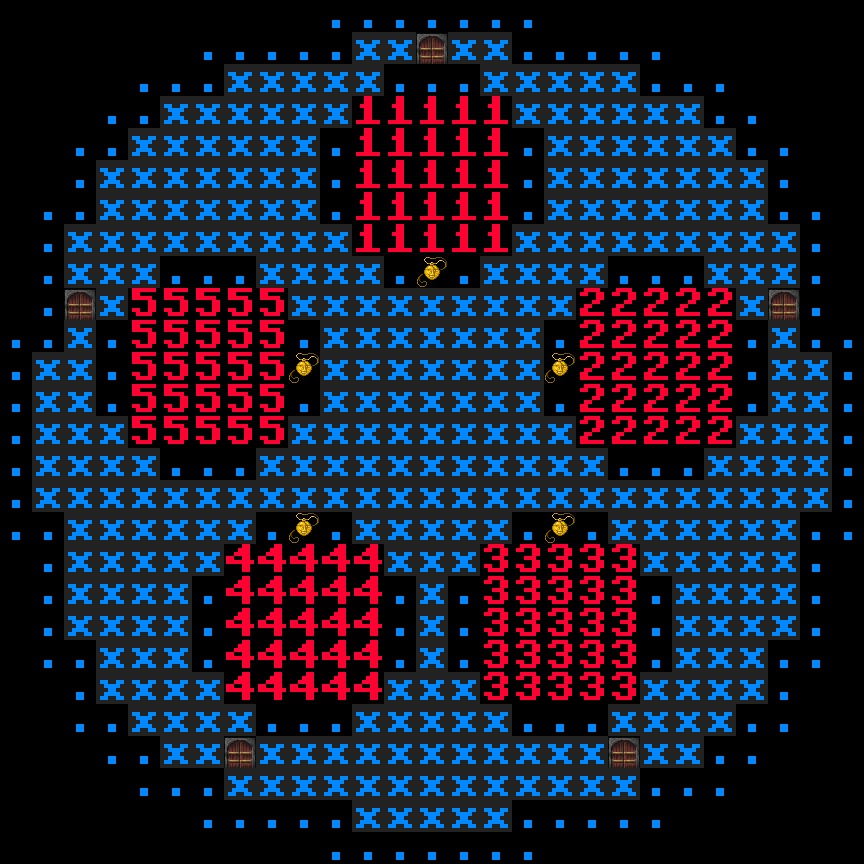

A level layout from a 2D game, rendered from its tile map. Below: a short description, then the map file with its tile-grid data intact:
An orthogonal 27x27 tile map with 32x32 px tiles, 3 tile layers (Tile Layer, Feature Layer, Tag Layer), 2 tilesets.

<map version="2017.05.26" orientation="orthogonal" renderorder="right-down" width="27" height="27" tilewidth="32" tileheight="32" backgroundcolor="#000000" nextobjectid="1">
 <properties>
  <property name="code">SUBVAULT:   1 : ee_5x5
SUBVAULT:   2 : ee_5x5
SUBVAULT:   3 : ee_5x5
SUBVAULT:   4 : ee_5x5
SUBVAULT:   5 : ee_5x5
: ee_setup(_G)</property>
  <property name="comment" value="Ripoff of dpeg_five_rooms_temple" />
  <property name="depth" value="Depths:2-, !Depths:$, Elf" />
  <property name="orient" value="float" />
  <property name="tags" value="transparent no_rotate" />
  <property name="weight" value="3" />
 </properties>
 <tileset firstgid="1" source="../tilesets/features.tsx" />
 <tileset firstgid="205" source="../tilesets/basic.tsx" />
 <layer name="Tile Layer" width="27" height="27">
  <data encoding="csv">
0,0,0,0,0,0,0,0,0,0,205,205,205,205,205,205,205,0,0,0,0,0,0,0,0,0,0,
0,0,0,0,0,0,205,205,205,205,205,206,206,121,206,206,205,205,205,205,205,0,0,0,0,0,0,
0,0,0,0,205,205,205,206,206,206,206,206,205,205,205,206,206,206,206,206,205,205,205,0,0,0,0,
0,0,0,205,205,206,206,206,206,206,206,28,28,28,28,28,206,206,206,206,206,206,205,205,0,0,0,
0,0,205,205,206,206,206,206,206,206,205,28,28,28,28,28,205,206,206,206,206,206,206,205,205,0,0,
0,0,205,206,206,206,206,206,206,206,205,28,28,28,28,28,205,206,206,206,206,206,206,206,205,0,0,
0,205,205,206,206,206,206,206,206,206,205,28,28,28,28,28,205,206,206,206,206,206,206,206,205,205,0,
0,205,206,206,206,206,206,206,206,206,206,28,28,28,28,28,206,206,206,206,206,206,206,206,206,205,0,
0,205,206,206,206,205,205,205,206,206,206,206,205,15,205,206,206,206,206,205,205,205,206,206,206,205,0,
0,205,121,206,32,32,32,32,32,206,206,206,206,206,206,206,206,206,29,29,29,29,29,206,121,205,0,
205,205,206,205,32,32,32,32,32,205,206,206,206,206,206,206,206,205,29,29,29,29,29,205,206,205,205,
205,206,206,205,32,32,32,32,32,15,206,206,206,206,206,206,206,15,29,29,29,29,29,205,206,206,205,
205,206,206,205,32,32,32,32,32,205,206,206,206,206,206,206,206,205,29,29,29,29,29,205,206,206,205,
205,206,206,206,32,32,32,32,32,206,206,206,206,206,206,206,206,206,29,29,29,29,29,206,206,206,205,
205,206,206,206,206,205,205,205,206,206,206,206,206,206,206,206,206,206,206,205,205,205,206,206,206,206,205,
205,206,206,206,206,206,206,206,206,206,206,206,206,206,206,206,206,206,206,206,206,206,206,206,206,206,205,
205,205,206,206,206,206,206,206,205,15,205,206,206,206,206,206,205,15,205,206,206,206,206,206,206,205,205,
0,205,206,206,206,206,206,31,31,31,31,31,206,206,206,30,30,30,30,30,206,206,206,206,206,205,0,
0,205,206,206,206,206,205,31,31,31,31,31,205,206,205,30,30,30,30,30,205,206,206,206,206,205,0,
0,205,206,206,206,206,205,31,31,31,31,31,205,206,205,30,30,30,30,30,205,206,206,206,206,205,0,
0,205,205,206,206,206,205,31,31,31,31,31,205,206,205,30,30,30,30,30,205,206,206,206,205,205,0,
0,0,205,206,206,206,206,31,31,31,31,31,206,206,206,30,30,30,30,30,206,206,206,206,205,0,0,
0,0,205,205,206,206,206,206,205,205,205,206,206,206,206,206,205,205,205,206,206,206,206,205,205,0,0,
0,0,0,205,205,206,206,121,206,206,206,206,206,206,206,206,206,206,206,121,206,206,205,205,0,0,0,
0,0,0,0,205,205,205,206,206,206,206,206,206,206,206,206,206,206,206,206,205,205,205,0,0,0,0,
0,0,0,0,0,0,205,205,205,205,205,206,206,206,206,206,205,205,205,205,205,0,0,0,0,0,0,
0,0,0,0,0,0,0,0,0,0,205,205,205,205,205,205,205,0,0,0,0,0,0,0,0,0,0
</data>
 </layer>
 <layer name="Feature Layer" width="27" height="27">
  <data encoding="csv">
0,0,0,0,0,0,0,0,0,0,0,0,0,0,0,0,0,0,0,0,0,0,0,0,0,0,0,
0,0,0,0,0,0,0,0,0,0,0,0,0,0,0,0,0,0,0,0,0,0,0,0,0,0,0,
0,0,0,0,0,0,0,0,0,0,0,0,0,0,0,0,0,0,0,0,0,0,0,0,0,0,0,
0,0,0,0,0,0,0,0,0,0,0,0,0,0,0,0,0,0,0,0,0,0,0,0,0,0,0,
0,0,0,0,0,0,0,0,0,0,0,0,0,0,0,0,0,0,0,0,0,0,0,0,0,0,0,
0,0,0,0,0,0,0,0,0,0,0,0,0,0,0,0,0,0,0,0,0,0,0,0,0,0,0,
0,0,0,0,0,0,0,0,0,0,0,0,0,0,0,0,0,0,0,0,0,0,0,0,0,0,0,
0,0,0,0,0,0,0,0,0,0,0,0,0,0,0,0,0,0,0,0,0,0,0,0,0,0,0,
0,0,0,0,0,0,0,0,0,0,0,0,0,0,0,0,0,0,0,0,0,0,0,0,0,0,0,
0,0,0,0,0,0,0,0,0,0,0,0,0,0,0,0,0,0,0,0,0,0,0,0,0,0,0,
0,0,0,0,0,0,0,0,0,0,0,0,0,0,0,0,0,0,0,0,0,0,0,0,0,0,0,
0,0,0,0,0,0,0,0,0,0,0,0,0,0,0,0,0,0,0,0,0,0,0,0,0,0,0,
0,0,0,0,0,0,0,0,0,0,0,0,0,0,0,0,0,0,0,0,0,0,0,0,0,0,0,
0,0,0,0,0,0,0,0,0,0,0,0,0,0,0,0,0,0,0,0,0,0,0,0,0,0,0,
0,0,0,0,0,0,0,0,0,0,0,0,0,0,0,0,0,0,0,0,0,0,0,0,0,0,0,
0,0,0,0,0,0,0,0,0,0,0,0,0,0,0,0,0,0,0,0,0,0,0,0,0,0,0,
0,0,0,0,0,0,0,0,0,0,0,0,0,0,0,0,0,0,0,0,0,0,0,0,0,0,0,
0,0,0,0,0,0,0,0,0,0,0,0,0,0,0,0,0,0,0,0,0,0,0,0,0,0,0,
0,0,0,0,0,0,0,0,0,0,0,0,0,0,0,0,0,0,0,0,0,0,0,0,0,0,0,
0,0,0,0,0,0,0,0,0,0,0,0,0,0,0,0,0,0,0,0,0,0,0,0,0,0,0,
0,0,0,0,0,0,0,0,0,0,0,0,0,0,0,0,0,0,0,0,0,0,0,0,0,0,0,
0,0,0,0,0,0,0,0,0,0,0,0,0,0,0,0,0,0,0,0,0,0,0,0,0,0,0,
0,0,0,0,0,0,0,0,0,0,0,0,0,0,0,0,0,0,0,0,0,0,0,0,0,0,0,
0,0,0,0,0,0,0,0,0,0,0,0,0,0,0,0,0,0,0,0,0,0,0,0,0,0,0,
0,0,0,0,0,0,0,0,0,0,0,0,0,0,0,0,0,0,0,0,0,0,0,0,0,0,0,
0,0,0,0,0,0,0,0,0,0,0,0,0,0,0,0,0,0,0,0,0,0,0,0,0,0,0,
0,0,0,0,0,0,0,0,0,0,0,0,0,0,0,0,0,0,0,0,0,0,0,0,0,0,0
</data>
 </layer>
 <layer name="Tag Layer" width="27" height="27">
  <data encoding="csv">
0,0,0,0,0,0,0,0,0,0,0,0,0,0,0,0,0,0,0,0,0,0,0,0,0,0,0,
0,0,0,0,0,0,0,0,0,0,0,0,0,0,0,0,0,0,0,0,0,0,0,0,0,0,0,
0,0,0,0,0,0,0,0,0,0,0,0,0,0,0,0,0,0,0,0,0,0,0,0,0,0,0,
0,0,0,0,0,0,0,0,0,0,0,0,0,0,0,0,0,0,0,0,0,0,0,0,0,0,0,
0,0,0,0,0,0,0,0,0,0,0,0,0,0,0,0,0,0,0,0,0,0,0,0,0,0,0,
0,0,0,0,0,0,0,0,0,0,0,0,0,0,0,0,0,0,0,0,0,0,0,0,0,0,0,
0,0,0,0,0,0,0,0,0,0,0,0,0,0,0,0,0,0,0,0,0,0,0,0,0,0,0,
0,0,0,0,0,0,0,0,0,0,0,0,0,0,0,0,0,0,0,0,0,0,0,0,0,0,0,
0,0,0,0,0,0,0,0,0,0,0,0,0,0,0,0,0,0,0,0,0,0,0,0,0,0,0,
0,0,0,0,0,0,0,0,0,0,0,0,0,0,0,0,0,0,0,0,0,0,0,0,0,0,0,
0,0,0,0,0,0,0,0,0,0,0,0,0,0,0,0,0,0,0,0,0,0,0,0,0,0,0,
0,0,0,0,0,0,0,0,0,0,0,0,0,0,0,0,0,0,0,0,0,0,0,0,0,0,0,
0,0,0,0,0,0,0,0,0,0,0,0,0,0,0,0,0,0,0,0,0,0,0,0,0,0,0,
0,0,0,0,0,0,0,0,0,0,0,0,0,0,0,0,0,0,0,0,0,0,0,0,0,0,0,
0,0,0,0,0,0,0,0,0,0,0,0,0,0,0,0,0,0,0,0,0,0,0,0,0,0,0,
0,0,0,0,0,0,0,0,0,0,0,0,0,0,0,0,0,0,0,0,0,0,0,0,0,0,0,
0,0,0,0,0,0,0,0,0,0,0,0,0,0,0,0,0,0,0,0,0,0,0,0,0,0,0,
0,0,0,0,0,0,0,0,0,0,0,0,0,0,0,0,0,0,0,0,0,0,0,0,0,0,0,
0,0,0,0,0,0,0,0,0,0,0,0,0,0,0,0,0,0,0,0,0,0,0,0,0,0,0,
0,0,0,0,0,0,0,0,0,0,0,0,0,0,0,0,0,0,0,0,0,0,0,0,0,0,0,
0,0,0,0,0,0,0,0,0,0,0,0,0,0,0,0,0,0,0,0,0,0,0,0,0,0,0,
0,0,0,0,0,0,0,0,0,0,0,0,0,0,0,0,0,0,0,0,0,0,0,0,0,0,0,
0,0,0,0,0,0,0,0,0,0,0,0,0,0,0,0,0,0,0,0,0,0,0,0,0,0,0,
0,0,0,0,0,0,0,0,0,0,0,0,0,0,0,0,0,0,0,0,0,0,0,0,0,0,0,
0,0,0,0,0,0,0,0,0,0,0,0,0,0,0,0,0,0,0,0,0,0,0,0,0,0,0,
0,0,0,0,0,0,0,0,0,0,0,0,0,0,0,0,0,0,0,0,0,0,0,0,0,0,0,
0,0,0,0,0,0,0,0,0,0,0,0,0,0,0,0,0,0,0,0,0,0,0,0,0,0,0
</data>
 </layer>
 <objectgroup name="Scripting Layer" />
</map>
